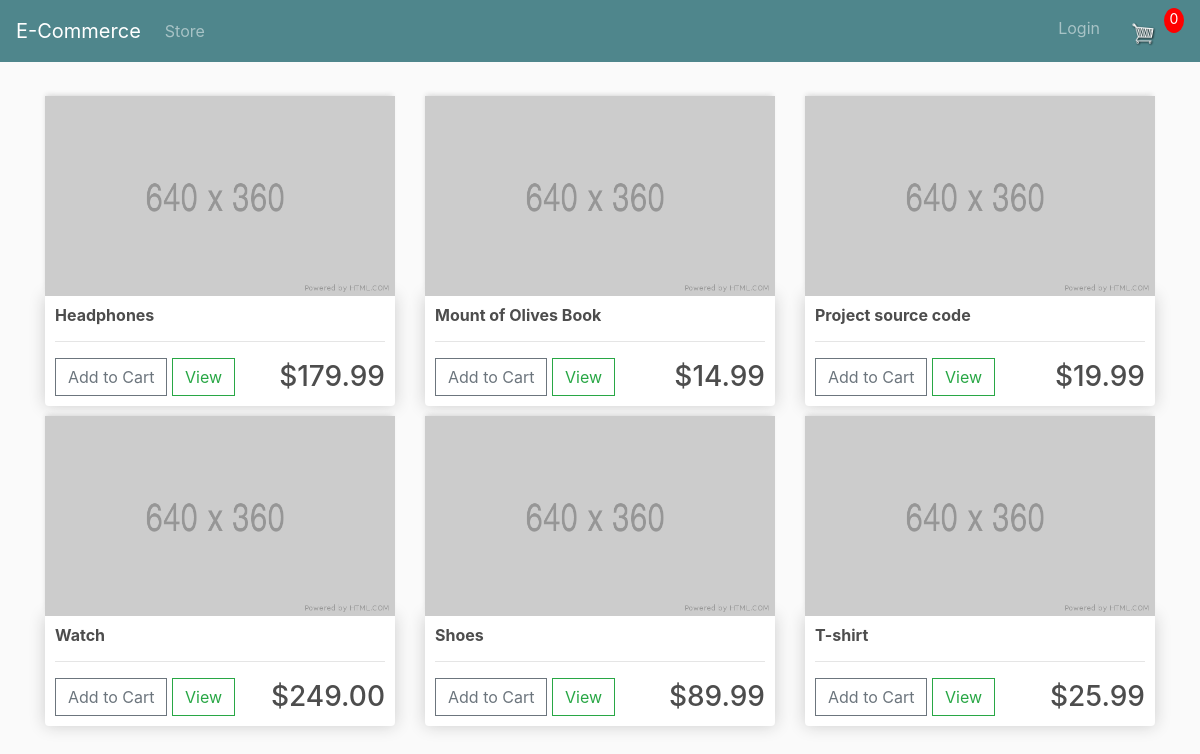
The page / on the database its author committed.
### store/models.py (models this page shows, shortened)
class Product(models.Model):
    name = models.CharField(max_length=200, null=True, blank=True)
    price = models.FloatField()
    digital = models.BooleanField(default=False, null=True, blank=True)
    image = models.ImageField(null=True, blank=True)

### store/views.py (the view)
# urls.py: path('', include("store.urls"))
def store(request):
    products = Product.objects.all()
    context = {'products':products}
    return render(request,"store/store.html",context)

### store/templates/store/store.html
{% extends 'store/base.html' %}
{% load static %}
{% block content %}
    <div class="row">
        {% for product in products %}
        <div class="col-lg-4">
            <img class="thumbnail" src="{% static 'images/ProductTemplate.png' %}" alt="">
            <div class="box-element product">
                <h6><strong>{{ product.name }}</strong></h6>
                <hr>
                <button class="btn btn-outline-secondary add-btn">Add to Cart</button>
                <a class="btn btn-outline-success" href="">View</a>
                <h3 style="display: inline-block; float: right; margin-top: 2px;">
                    ${{product.price|floatformat:2}}
                </h3>
            </div>
        </div>
        {% endfor %}
    </div>
{% endblock content %}

### static/css/base.css (style rules this page uses)
body { background-color: hsl(0, 0%, 98%); }
h1,h2,h3,h4,h5,h6 { color:hsl(0, 0%, 30%); }
.box-element { box-shadow:hsl(0, 0%, 80%) 0 0 16px; background-color: #fff; border-radius: 4px; padding: 10px; }
.thumbnail { width: 100%; height: 200px; -webkit-box-shadow: -1px -3px 5px -2px rgba(214,214,214,1); -moz-box-shadow: -1px -3px 5px -2px rgba(214,214,214,1); box-shadow: -1px -3px 5px -2px rgba(214,214,214,1); }
.product { border-radius: 0 0 4px 4px; }
.col-lg-4, .col-lg-6, .col-lg-8, .col-lg-12 { margin-top: 10px; }
.btn { border-radius: 0; }

### rows shown on the page
Product: name "Headphones", price "179.99"
Product: name "Mount of Olives Book", price "14.99"
Product: name "Project source code", price "19.99"
Product: name "Watch", price "249.00"
Product: name "Shoes", price "89.99"
Product: name "T-shirt", price "25.99"
